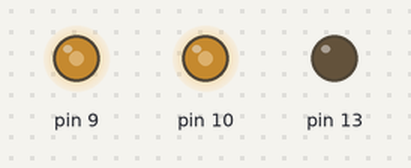
A sketch run on a simulated Arduino Uno, built with avr-gcc and run on an emulated ATmega328P. Shown: output pins drawn as LEDs (lit = HIGH).

Above: at 0.2 s.
Timing chart, 0 to 1.7 s (numbered marks = the images above):
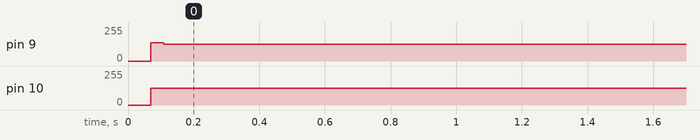

Measured:
- by itself, pin 9: 0/255 → 126/255 at 0.07 s
- by itself, pin 10: 0/255 → 127/255 at 0.07 s

The sketch:

SPWM_inverter.ino
```cpp
#include <avr/io.h>
#include <avr/interrupt.h>

// Look up tables with 200 entries each, normalised to have max value of 1600 which is the period of the PWM loaded into register ICR1.
int lookUp1[] = {800,826,851,876,901,926,950,975,999,1024,1048,1071,1095,1118,1141,1164,1186,1208,1229,1250,1271,1291,1310,1330,1348,1366,1384,1401,1417,1433,1448,1462,1476,1489,1502,1513,1524,1535,1544,1553,1561,1569,1575,1581,1586,1591,1594,1597,1599,1600,1600,1600,1599,1597,1594,1591,1586,1581,1575,1569,1561,1553,1544,1535,1524,1513,1502,1489,1476,1462,1448,1433,1417,1401,1384,1366,1348,1330,1310,1291,1271,1250,1229,1208,1186,1164,1141,1118,1095,1071,1048,1024,999,975,950,926,901,876,851,826,801,775,750,725,700,675,651,626,602,577,553,530,506,483,460,437,415,393,372,351,330,310,291,271,253,235,217,200,184,168,153,139,125,112,99,88,77,66,57,48,40,32,26,20,15,10,7,4,2,1,0,1,2,4,7,10,15,20,26,32,40,48,57,66,77,88,99,112,125,139,153,168,184,200,217,235,253,271,291,310,330,351,372,393,415,437,460,483,506,530,553,577,602,626,651,675,700,725,750,775};

int lookUp2[] = {1493,1480,1467,1453,1438,1422,1406,1389,1372,1354,1336,1317,1297,1277,1257,1236,1215,1193,1171,1149,1126,1103,1079,1056,1032,1008,983,959,934,909,884,859,834,809,784,759,734,709,684,659,634,610,585,561,537,514,490,467,445,422,401,379,358,337,317,297,278,259,241,223,206,189,174,158,144,130,116,104,92,80,70,60,51,42,35,28,22,16,12,8,5,3,1,1,1,2,3,6,9,13,18,24,30,37,45,54,63,73,84,95,108,121,134,148,163,179,195,212,229,247,265,284,304,324,344,365,386,408,430,452,475,498,522,545,569,593,618,642,667,692,717,742,767,792,817,842,867,892,917,942,967,991,1016,1040,1064,1087,1111,1134,1156,1179,1201,1222,1243,1264,1284,1304,1323,1342,1360,1378,1395,1412,1427,1443,1457,1471,1485,1497,1509,1521,1531,1541,1550,1559,1566,1573,1579,1585,1589,1593,1596,1598,1600,1600,1600,1599,1598,1595,1592,1588,1583,1577,1571,1564,1556,1547,1538,1528,1517,1506};


void setup(){
    // Register initilisation, see datasheet for more detail.
    TCCR1A = 0b10100010;
       /*10 clear on match, set at BOTTOM for compA.
         10 clear on match, set at BOTTOM for compB.
         00
         10 WGM1 1:0 for waveform 15.
       */
    TCCR1B = 0b00011001;
       /*000
         11 WGM1 3:2 for waveform 15.
         001 no prescale on the counter.
       */
    TIMSK1 = 0b00000001;
       /*0000000
         1 TOV1 Flag interrupt enable.
       */
    ICR1   = 1600;     // Period for 16MHz crystal, for a switching frequency of 100KHz for 200 subdevisions per 50Hz sin wave cycle.
    sei();             // Enable global interrupts.
    DDRB = 0b00000110; // Set PB1 and PB2 as outputs.
    pinMode(13,OUTPUT);
}

void loop(){; /*Do nothing . . . . forever!*/}

ISR(TIMER1_OVF_vect){
    static int num;
    // change duty-cycle every period.
    OCR1A = lookUp1[num];
    OCR1B = lookUp2[num];

    if(++num >= 200){ // Pre-increment num then check it's below 200.
       num = 0;       // Reset num.
     }
}
```
